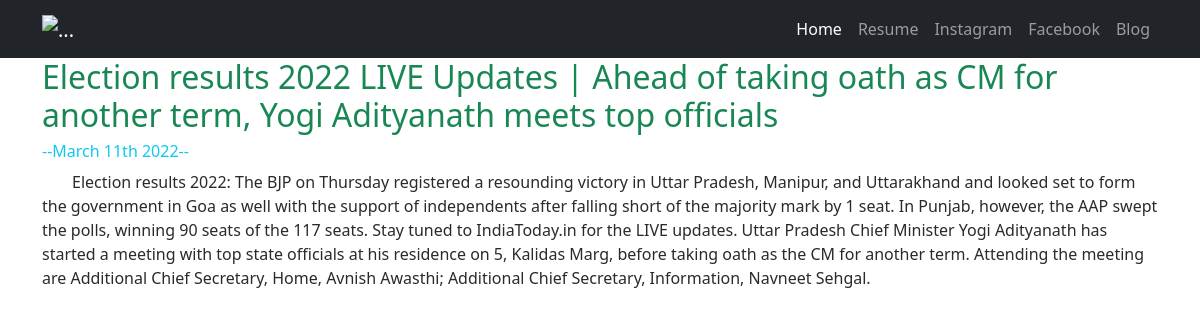
The app's page /blog/2/ with its own data.
### blog/models.py (models this page shows, shortened)
class Blog(models.Model):
    title = models.CharField(max_length=250)
    description = models.TextField()
    date = models.DateField(default=datetime.date.today)

### blog/views.py (the view)
# urls.py: path('<int:blog_id>/', views.details, name='details')
def details(request, blog_id):
    blog  = get_object_or_404(Blog, pk=blog_id)
    return render(request,'blog/details.html',{'blog':blog})

### blog/templates/blog/details.html (shortened to what this page needs)
{% extends 'portfolio/base.html' %}
{% block content %}
<link href="https://cdn.jsdelivr.net/npm/bootstrap@5.1.3/dist/css/bootstrap.min.css" rel="stylesheet">
<div class="container">
<h2 class="text-success">{{blog.title}}</h2>
<h6 class="text-info">--{{blog.date|date:'F jS Y'}}--</h6>
<p style="color: rgb(42, 42, 44);text-indent: 30px;">{{blog.description|safe}}</p>
</div>
{% endblock %}

### records on screen
Blog: title "Election results 2022 LIVE Updates | Ahead of taking oath as CM for another term, Yogi Adityanath meets top officials", date "March 11th 2022", description "Election results 2022: The BJP on Thursday registered a resounding victory in Uttar Pradesh, Manipur, and Uttarakhand and looked set to form the government in Goa as well with the support of independents after falling short of the majority mark by 1 seat. In Punjab, however, the AAP swept the polls, winning 90 seats of the 117 seats. Stay tuned to IndiaToday.in for the LIVE updates. Uttar Pradesh Chief Minister Yogi Adityanath has started a meeting with top state officials at his residence on 5, Kalidas Marg, before taking oath as the CM for another term. Attending the meeting are Additional Chief Secretary, Home, Avnish Awasthi; Additional Chief Secretary, Information, Navneet Sehgal."
